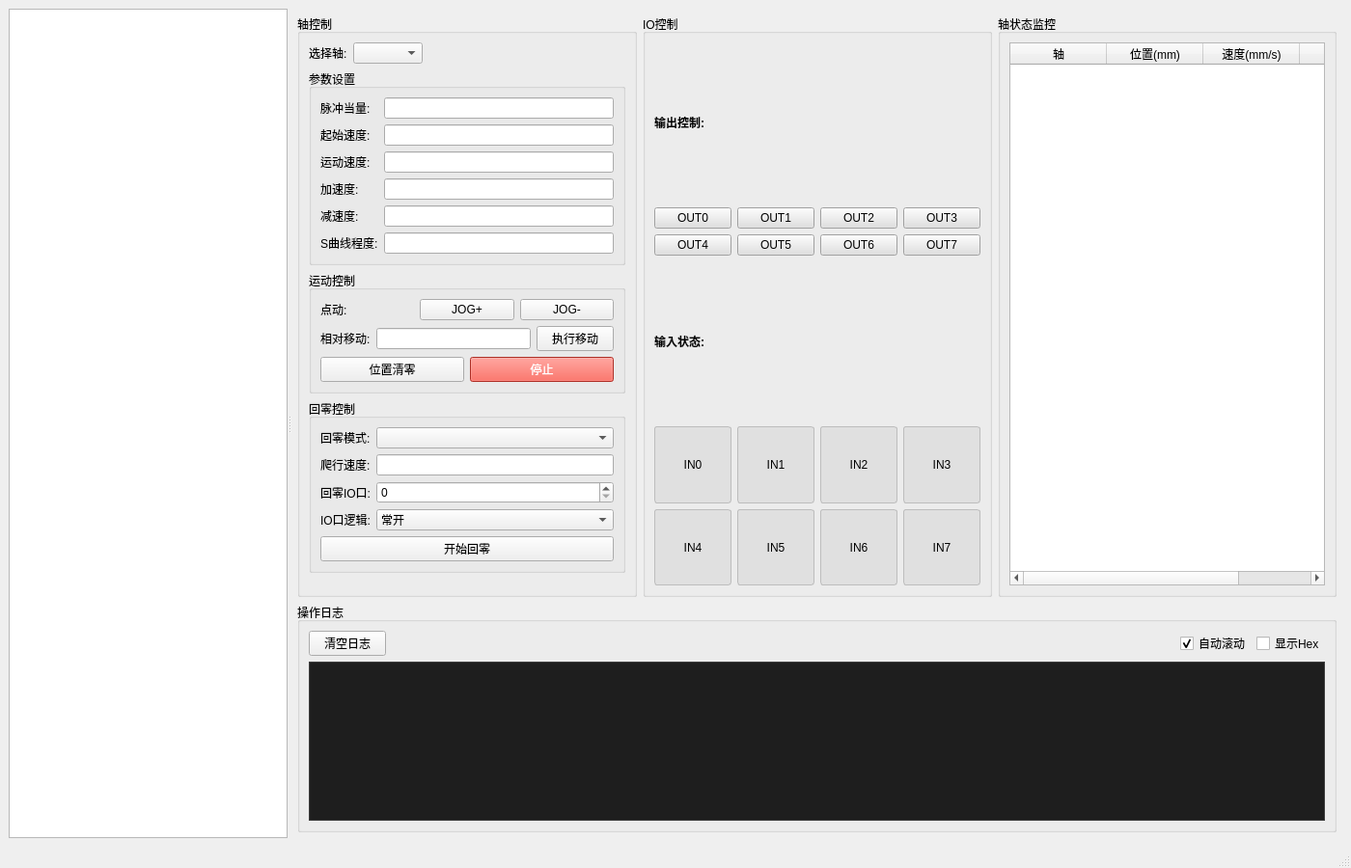
<?xml version="1.0" encoding="UTF-8"?>
<ui version="4.0">
 <class>MainWindow</class>
 <widget class="QMainWindow" name="MainWindow">
  <property name="geometry">
   <rect>
    <x>0</x>
    <y>0</y>
    <width>1400</width>
    <height>900</height>
   </rect>
  </property>
  <property name="windowTitle">
   <string>MainWindow</string>
  </property>
  <widget class="QWidget" name="centralwidget">
   <layout class="QHBoxLayout" name="horizontalLayout">
    <item>
     <widget class="QSplitter" name="splitter">
      <property name="orientation">
       <enum>Qt::Horizontal</enum>
      </property>
      <widget class="QTableWidget" name="deviceTableWidget"/>
      <widget class="QStackedWidget" name="stackedWidget">
       <property name="currentIndex">
        <number>2</number>
       </property>
       <widget class="QWidget" name="page_1">
        <layout class="QHBoxLayout" name="horizontalLayout_2">
         <property name="spacing">
          <number>0</number>
         </property>
         <property name="leftMargin">
          <number>0</number>
         </property>
         <property name="topMargin">
          <number>0</number>
         </property>
         <property name="rightMargin">
          <number>0</number>
         </property>
         <property name="bottomMargin">
          <number>0</number>
         </property>
         <item>
          <widget class="QTableWidget" name="dataTableWidget"/>
         </item>
        </layout>
       </widget>
       <widget class="QWidget" name="page_3">
        <layout class="QVBoxLayout" name="verticalLayout">
         <property name="spacing">
          <number>0</number>
         </property>
         <property name="leftMargin">
          <number>0</number>
         </property>
         <property name="topMargin">
          <number>0</number>
         </property>
         <property name="rightMargin">
          <number>0</number>
         </property>
         <property name="bottomMargin">
          <number>0</number>
         </property>
         <item>
          <widget class="QWidget" name="JGTWidget" native="true">
           <layout class="QVBoxLayout" name="verticalLayout_2">
            <property name="spacing">
             <number>0</number>
            </property>
            <property name="leftMargin">
             <number>0</number>
            </property>
            <property name="topMargin">
             <number>0</number>
            </property>
            <property name="rightMargin">
             <number>0</number>
            </property>
            <property name="bottomMargin">
             <number>0</number>
            </property>
            <item>
             <widget class="QGroupBox" name="groupBox">
              <property name="sizePolicy">
               <sizepolicy hsizetype="Preferred" vsizetype="Preferred">
                <horstretch>0</horstretch>
                <verstretch>10</verstretch>
               </sizepolicy>
              </property>
              <property name="title">
               <string>日志</string>
              </property>
              <layout class="QVBoxLayout" name="verticalLayout_jgt_log">
               <item>
                <widget class="QPlainTextEdit" name="logEdit">
                 <property name="sizePolicy">
                  <sizepolicy hsizetype="Expanding" vsizetype="Expanding">
                   <horstretch>0</horstretch>
                   <verstretch>0</verstretch>
                  </sizepolicy>
                 </property>
                 <property name="font">
                  <font>
                   <family>Consolas</family>
                   <pointsize>9</pointsize>
                  </font>
                 </property>
                 <property name="styleSheet">
                  <string notr="true">QPlainTextEdit {
    background-color: #1E1E1E;
    color: #FFFFFF;
    border: 1px solid #3E3E3E;
    selection-background-color: #264F78;
}</string>
                 </property>
                </widget>
               </item>
               <item>
                <layout class="QHBoxLayout" name="horizontalLayout_jgt_log_controls">
                 <item>
                  <widget class="QPushButton" name="jgtClearLogBtn">
                   <property name="text">
                    <string>清除日志</string>
                   </property>
                  </widget>
                 </item>
                 <item>
                  <spacer name="horizontalSpacer_jgt">
                   <property name="orientation">
                    <enum>Qt::Horizontal</enum>
                   </property>
                   <property name="sizeHint" stdset="0">
                    <size>
                     <width>40</width>
                     <height>20</height>
                    </size>
                   </property>
                  </spacer>
                 </item>
                 <item>
                  <widget class="QCheckBox" name="jgtAutoScrollCheckBox">
                   <property name="text">
                    <string>自动滚动</string>
                   </property>
                   <property name="checked">
                    <bool>true</bool>
                   </property>
                  </widget>
                 </item>
                 <item>
                  <widget class="QCheckBox" name="jgtHexDisplayCheckBox">
                   <property name="text">
                    <string>显示Hex</string>
                   </property>
                  </widget>
                 </item>
                </layout>
               </item>
              </layout>
             </widget>
            </item>
            <item>
             <layout class="QHBoxLayout" name="horizontalLayout_6">
              <item>
               <widget class="QGroupBox" name="groupBox_2">
                <property name="sizePolicy">
                 <sizepolicy hsizetype="Preferred" vsizetype="Preferred">
                  <horstretch>0</horstretch>
                  <verstretch>1</verstretch>
                 </sizepolicy>
                </property>
                <property name="title">
                 <string>调试数据</string>
                </property>
                <layout class="QHBoxLayout" name="horizontalLayout_5">
                 <item>
                  <widget class="QPlainTextEdit" name="sendEdit">
                   <property name="sizePolicy">
                    <sizepolicy hsizetype="Expanding" vsizetype="Expanding">
                     <horstretch>0</horstretch>
                     <verstretch>0</verstretch>
                    </sizepolicy>
                   </property>
                   <property name="styleSheet">
                    <string notr="true">QPlainTextEdit {
    background-color: #1E1E1E;
    color: #FFFFFF;
    border: 1px solid #3E3E3E;
    selection-background-color: #264F78;
}</string>
                   </property>
                  </widget>
                 </item>
                 <item>
                  <widget class="QPushButton" name="sendBtn">
                   <property name="text">
                    <string>发送</string>
                   </property>
                  </widget>
                 </item>
                </layout>
               </widget>
              </item>
             </layout>
            </item>
           </layout>
          </widget>
         </item>
        </layout>
       </widget>
       <widget class="QWidget" name="page_zmotion">
        <layout class="QVBoxLayout" name="zmotionMainLayout">
         <property name="spacing">
          <number>6</number>
         </property>
         <property name="leftMargin">
          <number>6</number>
         </property>
         <property name="topMargin">
          <number>6</number>
         </property>
         <property name="rightMargin">
          <number>6</number>
         </property>
         <property name="bottomMargin">
          <number>6</number>
         </property>
         <item>
          <layout class="QHBoxLayout" name="controlAreaLayout">
           <property name="spacing">
            <number>6</number>
           </property>
           <item>
            <widget class="QGroupBox" name="zmotionAxisControlGroup">
             <property name="title">
              <string>轴控制</string>
             </property>
             <layout class="QVBoxLayout" name="newAxisControlMainLayout">
              <item>
               <layout class="QHBoxLayout" name="axisSelectionLayout">
                <item>
                 <widget class="QLabel" name="label">
                  <property name="text">
                   <string>选择轴:</string>
                  </property>
                 </widget>
                </item>
                <item>
                 <widget class="QComboBox" name="zmotionAxis_comboBox"/>
                </item>
                <item>
                 <spacer name="axisSelectionSpacer">
                  <property name="orientation">
                   <enum>Qt::Horizontal</enum>
                  </property>
                  <property name="sizeHint" stdset="0">
                   <size>
                    <width>40</width>
                    <height>20</height>
                   </size>
                  </property>
                 </spacer>
                </item>
               </layout>
              </item>
              <item>
               <widget class="QGroupBox" name="paramSettingsGroup">
                <property name="title">
                 <string>参数设置</string>
                </property>
                <layout class="QFormLayout" name="paramSettingsLayout">
                 <item row="0" column="0">
                  <widget class="QLabel" name="label">
                   <property name="text">
                    <string>脉冲当量:</string>
                   </property>
                  </widget>
                 </item>
                 <item row="0" column="1">
                  <widget class="QLineEdit" name="units_lineEdit"/>
                 </item>
                 <item row="1" column="0">
                  <widget class="QLabel" name="label">
                   <property name="text">
                    <string>起始速度:</string>
                   </property>
                  </widget>
                 </item>
                 <item row="1" column="1">
                  <widget class="QLineEdit" name="lspeed_lineEdit"/>
                 </item>
                 <item row="2" column="0">
                  <widget class="QLabel" name="label">
                   <property name="text">
                    <string>运动速度:</string>
                   </property>
                  </widget>
                 </item>
                 <item row="2" column="1">
                  <widget class="QLineEdit" name="speed_lineEdit"/>
                 </item>
                 <item row="3" column="0">
                  <widget class="QLabel" name="label">
                   <property name="text">
                    <string>加速度:</string>
                   </property>
                  </widget>
                 </item>
                 <item row="3" column="1">
                  <widget class="QLineEdit" name="accel_lineEdit"/>
                 </item>
                 <item row="4" column="0">
                  <widget class="QLabel" name="label">
                   <property name="text">
                    <string>减速度:</string>
                   </property>
                  </widget>
                 </item>
                 <item row="4" column="1">
                  <widget class="QLineEdit" name="decel_lineEdit"/>
                 </item>
                 <item row="5" column="0">
                  <widget class="QLabel" name="label">
                   <property name="text">
                    <string>S曲线程度:</string>
                   </property>
                  </widget>
                 </item>
                 <item row="5" column="1">
                  <widget class="QLineEdit" name="sramp_lineEdit"/>
                 </item>
                </layout>
               </widget>
              </item>
              <item>
               <widget class="QGroupBox" name="motionControlGroup">
                <property name="title">
                 <string>运动控制</string>
                </property>
                <layout class="QVBoxLayout" name="motionControlLayout">
                 <item>
                  <layout class="QHBoxLayout" name="jogLayout">
                   <item>
                    <widget class="QLabel" name="label">
                     <property name="text">
                      <string>点动:</string>
                     </property>
                    </widget>
                   </item>
                   <item>
                    <widget class="QPushButton" name="jogPositive_pushButton">
                     <property name="text">
                      <string>JOG+</string>
                     </property>
                    </widget>
                   </item>
                   <item>
                    <widget class="QPushButton" name="jogNegative_pushButton">
                     <property name="text">
                      <string>JOG-</string>
                     </property>
                    </widget>
                   </item>
                  </layout>
                 </item>
                 <item>
                  <layout class="QHBoxLayout" name="relativeMoveLayout">
                   <item>
                    <widget class="QLabel" name="label">
                     <property name="text">
                      <string>相对移动:</string>
                     </property>
                    </widget>
                   </item>
                   <item>
                    <widget class="QLineEdit" name="distance_lineEdit"/>
                   </item>
                   <item>
                    <widget class="QPushButton" name="moveRelative_pushButton">
                     <property name="text">
                      <string>执行移动</string>
                     </property>
                    </widget>
                   </item>
                  </layout>
                 </item>
                 <item>
                  <layout class="QHBoxLayout" name="commonOpsLayout">
                   <item>
                    <widget class="QPushButton" name="zeroPosition_pushButton">
                     <property name="text">
                      <string>位置清零</string>
                     </property>
                    </widget>
                   </item>
                   <item>
                    <widget class="QPushButton" name="stop_pushButton">
                     <property name="styleSheet">
                      <string notr="true">background-color: #F44336; color: white;</string>
                     </property>
                     <property name="text">
                      <string>停止</string>
                     </property>
                    </widget>
                   </item>
                  </layout>
                 </item>
                </layout>
               </widget>
              </item>
              <item>
               <widget class="QGroupBox" name="homingGroup">
                <property name="title">
                 <string>回零控制</string>
                </property>
                <layout class="QVBoxLayout" name="homingLayout">
                 <item>
                  <layout class="QFormLayout" name="homingParamsLayout">
                   <item row="0" column="0">
                    <widget class="QLabel" name="label">
                     <property name="text">
                      <string>回零模式:</string>
                     </property>
                    </widget>
                   </item>
                   <item row="0" column="1">
                    <widget class="QComboBox" name="homingMode_comboBox"/>
                   </item>
                   <item row="1" column="0">
                    <widget class="QLabel" name="label">
                     <property name="text">
                      <string>爬行速度:</string>
                     </property>
                    </widget>
                   </item>
                   <item row="1" column="1">
                    <widget class="QLineEdit" name="homingCreepSpeed_lineEdit"/>
                   </item>
                   <item row="2" column="0">
                    <widget class="QLabel" name="label">
                     <property name="text">
                      <string>回零IO口:</string>
                     </property>
                    </widget>
                   </item>
                   <item row="2" column="1">
                    <widget class="QSpinBox" name="homingIo_spinBox">
                     <property name="maximum">
                      <number>999</number>
                     </property>
                    </widget>
                   </item>
                   <item row="3" column="0">
                    <widget class="QLabel" name="label">
                     <property name="text">
                      <string>IO口逻辑:</string>
                     </property>
                    </widget>
                   </item>
                   <item row="3" column="1">
                    <widget class="QComboBox" name="homingIoLogic_comboBox">
                     <item>
                      <property name="text">
                       <string>常开</string>
                      </property>
                     </item>
                     <item>
                      <property name="text">
                       <string>常闭</string>
                      </property>
                     </item>
                    </widget>
                   </item>
                  </layout>
                 </item>
                 <item>
                  <widget class="QPushButton" name="startHoming_pushButton">
                   <property name="text">
                    <string>开始回零</string>
                   </property>
                  </widget>
                 </item>
                </layout>
               </widget>
              </item>
              <item>
               <spacer name="newAxisControlSpacer">
                <property name="orientation">
                 <enum>Qt::Vertical</enum>
                </property>
                <property name="sizeType">
                 <enum>QSizePolicy::Expanding</enum>
                </property>
                <property name="sizeHint" stdset="0">
                 <size>
                  <width>20</width>
                  <height>40</height>
                 </size>
                </property>
               </spacer>
              </item>
             </layout>
            </widget>
           </item>
           <item>
            <widget class="QGroupBox" name="ioControlGroup">
             <property name="title">
              <string>IO控制</string>
             </property>
             <layout class="QVBoxLayout" name="ioControlLayout">
              <item>
               <widget class="QLabel" name="outputLabel">
                <property name="styleSheet">
                 <string notr="true">font-weight: bold;</string>
                </property>
                <property name="text">
                 <string>输出控制:</string>
                </property>
               </widget>
              </item>
              <item>
               <layout class="QGridLayout" name="outputGridLayout">
                <item row="0" column="0">
                 <widget class="QPushButton" name="output0Btn">
                  <property name="styleSheet">
                   <string notr="true">QPushButton { background-color: #E0E0E0; }
QPushButton:checked { background-color: #4CAF50; color: white; }</string>
                  </property>
                  <property name="text">
                   <string>OUT0</string>
                  </property>
                  <property name="checkable">
                   <bool>true</bool>
                  </property>
                 </widget>
                </item>
                <item row="0" column="1">
                 <widget class="QPushButton" name="output1Btn">
                  <property name="styleSheet">
                   <string notr="true">QPushButton { background-color: #E0E0E0; }
QPushButton:checked { background-color: #4CAF50; color: white; }</string>
                  </property>
                  <property name="text">
                   <string>OUT1</string>
                  </property>
                  <property name="checkable">
                   <bool>true</bool>
                  </property>
                 </widget>
                </item>
                <item row="0" column="2">
                 <widget class="QPushButton" name="output2Btn">
                  <property name="styleSheet">
                   <string notr="true">QPushButton { background-color: #E0E0E0; }
QPushButton:checked { background-color: #4CAF50; color: white; }</string>
                  </property>
                  <property name="text">
                   <string>OUT2</string>
                  </property>
                  <property name="checkable">
                   <bool>true</bool>
                  </property>
                 </widget>
                </item>
                <item row="0" column="3">
                 <widget class="QPushButton" name="output3Btn">
                  <property name="styleSheet">
                   <string notr="true">QPushButton { background-color: #E0E0E0; }
QPushButton:checked { background-color: #4CAF50; color: white; }</string>
                  </property>
                  <property name="text">
                   <string>OUT3</string>
                  </property>
                  <property name="checkable">
                   <bool>true</bool>
                  </property>
                 </widget>
                </item>
                <item row="1" column="0">
                 <widget class="QPushButton" name="output4Btn">
                  <property name="styleSheet">
                   <string notr="true">QPushButton { background-color: #E0E0E0; }
QPushButton:checked { background-color: #4CAF50; color: white; }</string>
                  </property>
                  <property name="text">
                   <string>OUT4</string>
                  </property>
                  <property name="checkable">
                   <bool>true</bool>
                  </property>
                 </widget>
                </item>
                <item row="1" column="1">
                 <widget class="QPushButton" name="output5Btn">
                  <property name="styleSheet">
                   <string notr="true">QPushButton { background-color: #E0E0E0; }
QPushButton:checked { background-color: #4CAF50; color: white; }</string>
                  </property>
                  <property name="text">
                   <string>OUT5</string>
                  </property>
                  <property name="checkable">
                   <bool>true</bool>
                  </property>
                 </widget>
                </item>
                <item row="1" column="2">
                 <widget class="QPushButton" name="output6Btn">
                  <property name="styleSheet">
                   <string notr="true">QPushButton { background-color: #E0E0E0; }
QPushButton:checked { background-color: #4CAF50; color: white; }</string>
                  </property>
                  <property name="text">
                   <string>OUT6</string>
                  </property>
                  <property name="checkable">
                   <bool>true</bool>
                  </property>
                 </widget>
                </item>
                <item row="1" column="3">
                 <widget class="QPushButton" name="output7Btn">
                  <property name="styleSheet">
                   <string notr="true">QPushButton { background-color: #E0E0E0; }
QPushButton:checked { background-color: #4CAF50; color: white; }</string>
                  </property>
                  <property name="text">
                   <string>OUT7</string>
                  </property>
                  <property name="checkable">
                   <bool>true</bool>
                  </property>
                 </widget>
                </item>
               </layout>
              </item>
              <item>
               <widget class="QLabel" name="inputLabel">
                <property name="styleSheet">
                 <string notr="true">font-weight: bold;</string>
                </property>
                <property name="text">
                 <string>输入状态:</string>
                </property>
               </widget>
              </item>
              <item>
               <layout class="QGridLayout" name="inputGridLayout">
                <item row="0" column="0">
                 <widget class="QLabel" name="input0Led">
                  <property name="styleSheet">
                   <string notr="true">QLabel { background-color: #E0E0E0; border: 1px solid #BDBDBD; border-radius: 3px; padding: 2px; }</string>
                  </property>
                  <property name="text">
                   <string>IN0</string>
                  </property>
                  <property name="alignment">
                   <set>Qt::AlignCenter</set>
                  </property>
                 </widget>
                </item>
                <item row="0" column="1">
                 <widget class="QLabel" name="input1Led">
                  <property name="styleSheet">
                   <string notr="true">QLabel { background-color: #E0E0E0; border: 1px solid #BDBDBD; border-radius: 3px; padding: 2px; }</string>
                  </property>
                  <property name="text">
                   <string>IN1</string>
                  </property>
                  <property name="alignment">
                   <set>Qt::AlignCenter</set>
                  </property>
                 </widget>
                </item>
                <item row="0" column="2">
                 <widget class="QLabel" name="input2Led">
                  <property name="styleSheet">
                   <string notr="true">QLabel { background-color: #E0E0E0; border: 1px solid #BDBDBD; border-radius: 3px; padding: 2px; }</string>
                  </property>
                  <property name="text">
                   <string>IN2</string>
                  </property>
                  <property name="alignment">
                   <set>Qt::AlignCenter</set>
                  </property>
                 </widget>
                </item>
                <item row="0" column="3">
                 <widget class="QLabel" name="input3Led">
                  <property name="styleSheet">
                   <string notr="true">QLabel { background-color: #E0E0E0; border: 1px solid #BDBDBD; border-radius: 3px; padding: 2px; }</string>
                  </property>
                  <property name="text">
                   <string>IN3</string>
                  </property>
                  <property name="alignment">
                   <set>Qt::AlignCenter</set>
                  </property>
                 </widget>
                </item>
                <item row="1" column="0">
                 <widget class="QLabel" name="input4Led">
                  <property name="styleSheet">
                   <string notr="true">QLabel { background-color: #E0E0E0; border: 1px solid #BDBDBD; border-radius: 3px; padding: 2px; }</string>
                  </property>
                  <property name="text">
                   <string>IN4</string>
                  </property>
                  <property name="alignment">
                   <set>Qt::AlignCenter</set>
                  </property>
                 </widget>
                </item>
                <item row="1" column="1">
                 <widget class="QLabel" name="input5Led">
                  <property name="styleSheet">
                   <string notr="true">QLabel { background-color: #E0E0E0; border: 1px solid #BDBDBD; border-radius: 3px; padding: 2px; }</string>
                  </property>
                  <property name="text">
                   <string>IN5</string>
                  </property>
                  <property name="alignment">
                   <set>Qt::AlignCenter</set>
                  </property>
                 </widget>
                </item>
                <item row="1" column="2">
                 <widget class="QLabel" name="input6Led">
                  <property name="styleSheet">
                   <string notr="true">QLabel { background-color: #E0E0E0; border: 1px solid #BDBDBD; border-radius: 3px; padding: 2px; }</string>
                  </property>
                  <property name="text">
                   <string>IN6</string>
                  </property>
                  <property name="alignment">
                   <set>Qt::AlignCenter</set>
                  </property>
                 </widget>
                </item>
                <item row="1" column="3">
                 <widget class="QLabel" name="input7Led">
                  <property name="styleSheet">
                   <string notr="true">QLabel { background-color: #E0E0E0; border: 1px solid #BDBDBD; border-radius: 3px; padding: 2px; }</string>
                  </property>
                  <property name="text">
                   <string>IN7</string>
                  </property>
                  <property name="alignment">
                   <set>Qt::AlignCenter</set>
                  </property>
                 </widget>
                </item>
               </layout>
              </item>
             </layout>
            </widget>
           </item>
           <item>
            <widget class="QGroupBox" name="statusMonitorGroup">
             <property name="title">
              <string>轴状态监控</string>
             </property>
             <layout class="QVBoxLayout" name="statusMonitorLayout">
              <item>
               <widget class="QTableWidget" name="axisStatusTable">
                <property name="alternatingRowColors">
                 <bool>true</bool>
                </property>
                <property name="selectionBehavior">
                 <enum>QAbstractItemView::SelectRows</enum>
                </property>
                <property name="gridStyle">
                 <enum>Qt::SolidLine</enum>
                </property>
                <property name="sortingEnabled">
                 <bool>false</bool>
                </property>
                <column>
                 <property name="text">
                  <string>轴</string>
                 </property>
                </column>
                <column>
                 <property name="text">
                  <string>位置(mm)</string>
                 </property>
                </column>
                <column>
                 <property name="text">
                  <string>速度(mm/s)</string>
                 </property>
                </column>
                <column>
                 <property name="text">
                  <string>状态</string>
                 </property>
                </column>
               </widget>
              </item>
             </layout>
            </widget>
           </item>
          </layout>
         </item>
         <item>
          <widget class="QGroupBox" name="logGroup">
           <property name="title">
            <string>操作日志</string>
           </property>
           <layout class="QVBoxLayout" name="logLayout">
            <item>
             <layout class="QHBoxLayout" name="logToolbarLayout">
              <item>
               <widget class="QPushButton" name="clearLogBtn">
                <property name="maximumSize">
                 <size>
                  <width>80</width>
                  <height>16777215</height>
                 </size>
                </property>
                <property name="text">
                 <string>清空日志</string>
                </property>
               </widget>
              </item>
              <item>
               <spacer name="logToolbarSpacer">
                <property name="orientation">
                 <enum>Qt::Horizontal</enum>
                </property>
                <property name="sizeHint" stdset="0">
                 <size>
                  <width>40</width>
                  <height>20</height>
                 </size>
                </property>
               </spacer>
              </item>
              <item>
               <widget class="QCheckBox" name="autoScrollCheckBox">
                <property name="text">
                 <string>自动滚动</string>
                </property>
                <property name="checked">
                 <bool>true</bool>
                </property>
               </widget>
              </item>
              <item>
               <widget class="QCheckBox" name="zmotionHexDisplayCheckBox">
                <property name="text">
                 <string>显示Hex</string>
                </property>
               </widget>
              </item>
             </layout>
            </item>
            <item>
             <widget class="QPlainTextEdit" name="zmotionLogEdit">
              <property name="font">
               <font>
                <family>Consolas</family>
                <pointsize>9</pointsize>
               </font>
              </property>
              <property name="styleSheet">
               <string notr="true">QPlainTextEdit {
    background-color: #1E1E1E;
    color: #FFFFFF;
    border: 1px solid #3E3E3E;
    selection-background-color: #264F78;
}</string>
              </property>
              <property name="readOnly">
               <bool>true</bool>
              </property>
              <property name="maximumBlockCount">
               <number>1000</number>
              </property>
             </widget>
            </item>
           </layout>
          </widget>
         </item>
        </layout>
       </widget>
       <widget class="QWidget" name="page_4">
        <layout class="QHBoxLayout" name="horizontalLayout_3">
         <item>
          <widget class="QWidget" name="widget1" native="true"/>
         </item>
        </layout>
       </widget>
       <widget class="QWidget" name="page_5">
        <widget class="QWidget" name="widget2" native="true">
         <property name="geometry">
          <rect>
           <x>360</x>
           <y>440</y>
           <width>120</width>
           <height>80</height>
          </rect>
         </property>
        </widget>
       </widget>
      </widget>
     </widget>
    </item>
   </layout>
  </widget>
  <widget class="QMenuBar" name="menubar">
   <property name="geometry">
    <rect>
     <x>0</x>
     <y>0</y>
     <width>1400</width>
     <height>26</height>
    </rect>
   </property>
  </widget>
  <widget class="QStatusBar" name="statusbar"/>
 </widget>
 <resources/>
 <connections/>
</ui>
